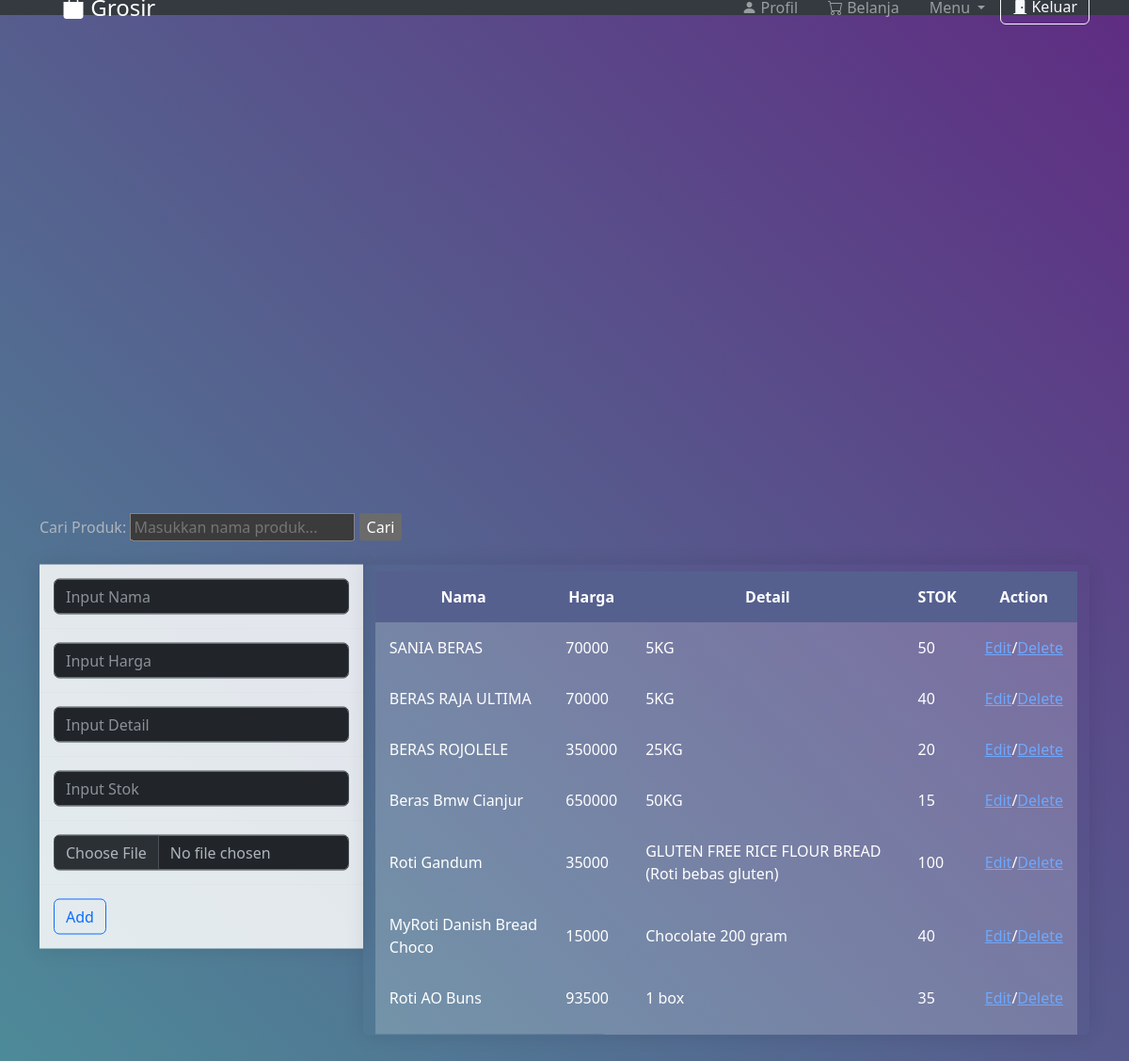
Page /addproduk.php on the committed database.
### tables this page shows
CREATE TABLE `produk` (
  `kategori_id` int(11) DEFAULT NULL,
  `nama` varchar(255) NOT NULL,
  `harga` varchar(100) DEFAULT NULL,
  `foto` varchar(255) DEFAULT NULL,
  `detai` text DEFAULT NULL,
  `stok` varchar(3) NOT NULL,
  `gambar` blob DEFAULT NULL,
  `id` int(11) NOT NULL
);

### addproduk.php (the view, shortened to what this page needs)
<?php
include 'conn.php';
?>
<!DOCTYPE html>
<html lang="en">
<head>
    <link rel="stylesheet" href="https://maxcdn.bootstrapcdn.com/bootstrap/4.0.0/css/bootstrap.min.css">
</head>
<body>
    <?php
    require_once('layout/header.php');
    require_once('layout/navbar.php');
    ?>
    <div class="container">
    <form action="" method="GET">
            <label for="searchProduct">Cari Produk:</label>
            <input type="text" name="searchProduct" id="searchProduct" placeholder="Masukkan nama produk...">
            <input type="submit" value="Cari">
        </form>
        <div class="form-table-container">
            <form action="addproduk.php" method="POST" enctype="multipart/form-data">
                <table>
                    <tr>
                        <td><input type="text" name="nama" class="form-control" placeholder="Input Nama" maxlength="25" required></td>
                    </tr>
                    <tr>
                        <td><input type="text" name="harga" class="form-control" placeholder="Input Harga" required></td>
                    </tr>
                    <tr>
                        <td><input type="text" name="detai" class="form-control" placeholder="Input Detail"></td>
                    </tr>
                    <tr>
                        <td><input type="text" name="stok" class="form-control" placeholder="Input Stok" required></td>
                    </tr>
                    <tr>
                        <td><input type="file" name="gambar" accept="image/*" class="form-control" required></td>
                    </tr>
                    <tr>
                        <td><input class="btn btn-outline-primary" type="submit" name="add" value="Add"></td>
                    </tr>
                </table>
            </form>
            <table border="1" cellspacing="0" class="btn btn-outline-bg-danger">
            <tr>
                <th>Nama</th>
                <th>Harga</th>
                <th>Detail</th>
                <th>STOK</th>
                <th>Action</th>
            </tr>
            <?php
            $searchProduct = isset($_GET['searchProduct']) ? $_GET['searchProduct'] : '';
            $sql = "SELECT * FROM produk WHERE nama LIKE '%$searchProduct%'";
            $result = $conn->query($sql);
            if ($result->num_rows > 0) {
                while ($row = $result->fetch_array()) {
                    ?>
                    <tr class="hover">
                        <td><?php echo $row['nama']; ?></td>
                        <td><?php echo $row['harga']; ?></td>
                        <td><?php echo $row['detai']; ?></td>
                        <td><?php echo $row['stok']; ?></td>
                        <td><a href="edit.php?id=<?php echo md5($row['id']); ?>">Edit</a>/<a
                                href="delete.php?id=<?php echo md5($row['id']); ?>">Delete</a></td>
                    </tr>
                <?php
                }
            } else {
                echo "<tr><td colspan='5' align='center'>No Records</td></tr>";
            }
            ?>
        </table>
    </div>
</div>
</body>
</html>

### addproduk.php (style rules this page uses)
html, body { height: 100%; margin: 0; font-family: sans-serif; font-weight: 100; background: linear-gradient(45deg, #49a09d, #5f2c82); }
.container { position: absolute; top: 50%; left: 50%; transform: translate(-50%, -50%); }
.form-table-container { display: flex; justify-content: space-around; margin-bottom: 20px; }
form, table { width: 45%; }
table { width: 100%; border-collapse: collapse; box-shadow: 0 0 20px rgba(0, 0, 0, 0.1); margin: auto; overflow-y: auto; max-height: 500px; display: block; background-color: rgba(255, 255, 255, 0.8); margin-top: 20px; }
th, td { padding: 15px; background-color: rgba(255, 255, 255, 0.2); color: #fff; position: relative; text-align: left; border: 1px solid #ddd; box-sizing: border-box; white-space: normal; }
th { background-color: #55608f; }

### layout/navbar.php (style rules this page uses)
body { padding-top: 56px; }

### rows in the picture
produk: nama "SANIA BERAS", harga "70000", detai "5KG", stok "50"
produk: nama "BERAS RAJA ULTIMA", harga "70000", detai "5KG", stok "40"
produk: nama "BERAS ROJOLELE", harga "350000", detai "25KG", stok "20"
produk: nama "Beras Bmw Cianjur", harga "650000", detai "50KG", stok "15"
produk: nama "Roti Gandum", harga "35000", detai "GLUTEN FREE RICE FLOUR BREAD (Roti bebas gluten)", stok "100"
produk: nama "MyRoti Danish Bread Choco", harga "15000", detai "Chocolate 200 gram", stok "40"
produk: nama "Roti AO Buns", harga "93500", detai "1 box", stok "35"
